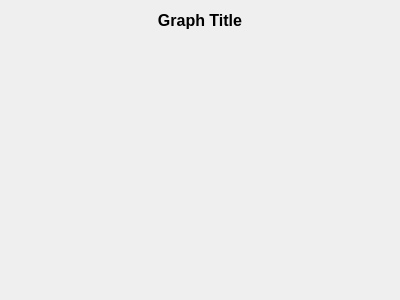
<?xml version="1.0" encoding="UTF-8"?>
<ui version="4.0">
 <class>Grafico</class>
 <widget class="QWidget" name="Grafico">
  <property name="geometry">
   <rect>
    <x>0</x>
    <y>0</y>
    <width>400</width>
    <height>300</height>
   </rect>
  </property>
  <property name="windowTitle">
   <string>Graph</string>
  </property>
  <layout class="QVBoxLayout" name="verticalLayout">
   <item>
    <widget class="QLabel" name="title">
     <property name="sizePolicy">
      <sizepolicy hsizetype="Preferred" vsizetype="Maximum">
       <horstretch>0</horstretch>
       <verstretch>0</verstretch>
      </sizepolicy>
     </property>
     <property name="font">
      <font>
       <pointsize>12</pointsize>
       <bold>true</bold>
      </font>
     </property>
     <property name="text">
      <string>Graph Title</string>
     </property>
     <property name="alignment">
      <set>Qt::AlignmentFlag::AlignBottom|Qt::AlignmentFlag::AlignHCenter</set>
     </property>
    </widget>
   </item>
   <item>
    <widget class="QWidget" name="GraphSpace" native="true">
     <property name="sizePolicy">
      <sizepolicy hsizetype="Preferred" vsizetype="Preferred">
       <horstretch>0</horstretch>
       <verstretch>0</verstretch>
      </sizepolicy>
     </property>
     <property name="maximumSize">
      <size>
       <width>16777215</width>
       <height>16777215</height>
      </size>
     </property>
     <property name="baseSize">
      <size>
       <width>0</width>
       <height>0</height>
      </size>
     </property>
     <layout class="QGridLayout" name="graph_layout"/>
    </widget>
   </item>
  </layout>
 </widget>
 <resources/>
 <connections/>
</ui>
